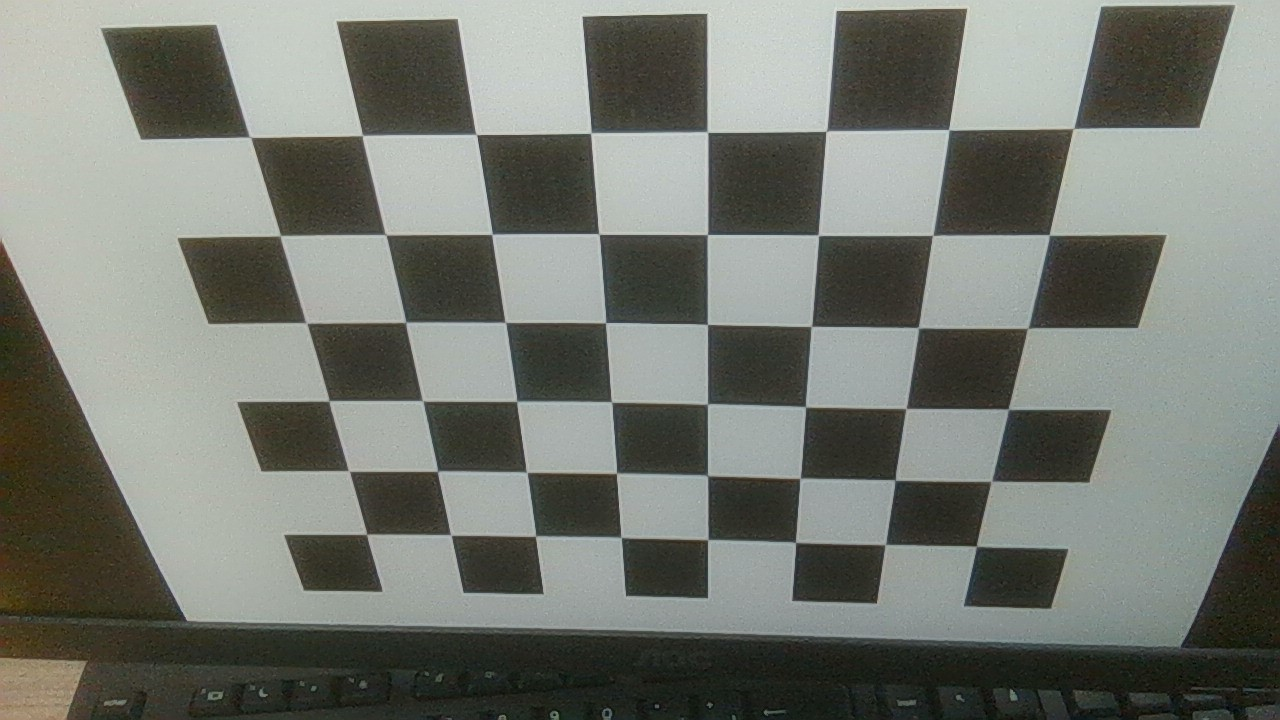
#> input picture couleur/Photos/Echiquier/photo_echiquier.jpg, 1280 x 720 px; its folder holds only this picture in this run
$ python echiquier_question_12.py
#> lines starting #> are read from the running program, lines starting #| are printed output that depends on the picture; after the words box and inside, x2 and y2 are one past the last pixel; in counts of white or black regions, pixels touching at a corner belong together; long printed decimals are rounded
import cv2
import numpy as np
import glob
import os

# Dimensions du damier (nb coins intérieurs)
CHECKERBOARD = (8, 6)

# Préparation des points 3D du damier (Z=0)
objp = np.zeros((CHECKERBOARD[0]*CHECKERBOARD[1], 3), np.float32)
objp[:, :2] = np.mgrid[0:CHECKERBOARD[0], 0:CHECKERBOARD[1]].T.reshape(-1, 2)

objpoints = []  # points 3D
imgpoints = []  # points 2D

# Création du dossier pour sauvegarder les images avec coins détectés
output_folder = "output_corners"
os.makedirs(output_folder, exist_ok=True)

images = glob.glob("Photos/Echiquier/*.jpg")

for fname in images:
    img = cv2.imread(fname)
#> img is the input picture: shape (720, 1280, 3); mean B, G, R 113.9, 121.4, 117.8
    gray = cv2.cvtColor(img, cv2.COLOR_BGR2GRAY)
    ret, corners = cv2.findChessboardCorners(gray, CHECKERBOARD, None)
#> ret = True; corners = 48 rows, first 8: [251.1, 137.5], [362.7, 135.4], [476.5, 134.6], [590.5, 133.3], [707.7, 132.4], [825.7, 131.5], [948.6, 129.6], [1073.5, 128.5]

    if ret:
        objpoints.append(objp)
        imgpoints.append(corners)

        # Dessine les coins détectés
        cv2.drawChessboardCorners(img, CHECKERBOARD, corners, ret)
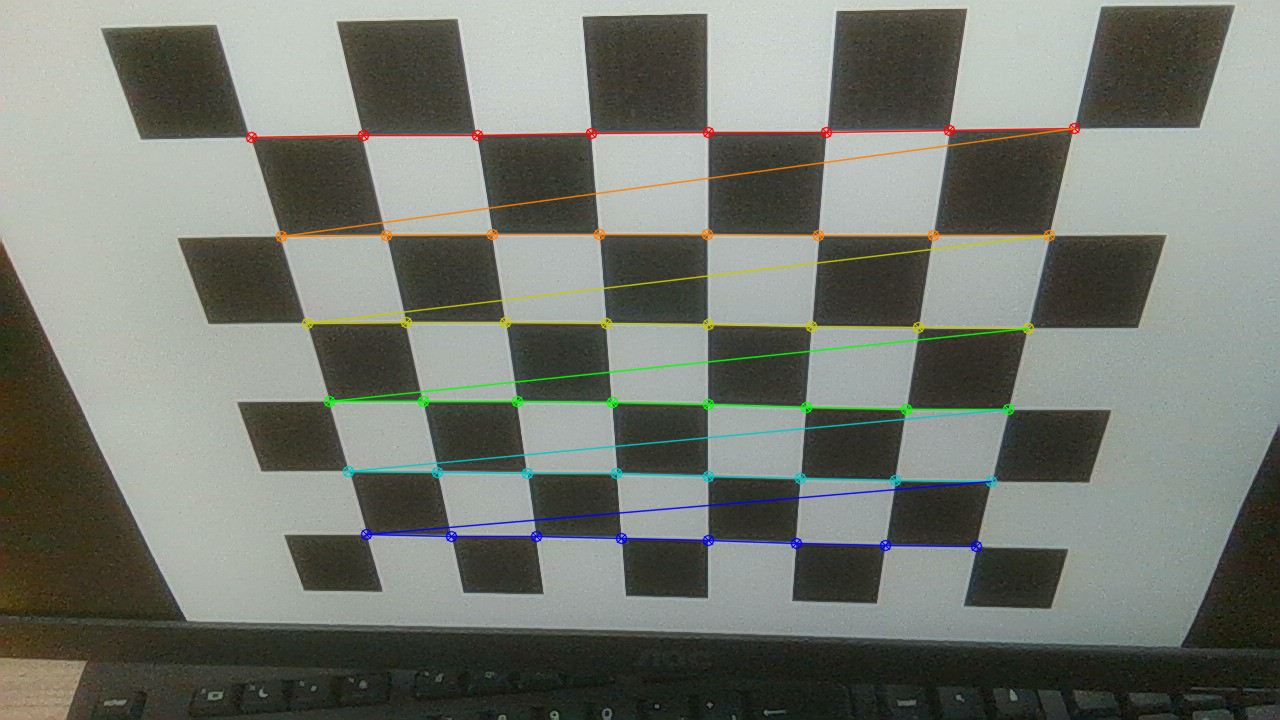
#> img: shape (720, 1280, 3); 2.94% of pixels changed, all inside (x1, y1, x2, y2) = (245, 122, 1081, 553)

        # Sauvegarde l'image annotée
        basename = os.path.basename(fname)
        save_path = os.path.join(output_folder, f"corners_{basename}")
        cv2.imwrite(save_path, img)
        print(f"[OK] Coins détectés sur {basename}, sauvegardé dans {save_path}")
    else:
        print(f"[X] Échec détection coins sur {fname}")

# Calibration
ret, mtx, dist, rvecs, tvecs = cv2.calibrateCamera(
    objpoints, imgpoints, gray.shape[::-1], None, None
)
#> ret = 0.722; mtx = [[917.3, 0, 634.1], [0, 976.5, 228.3], [0, 0, 1]]; dist = [[0.138, -0.184, 0.00328, -0.00122, -0.658]]; rvecs = ([0.598, 0.0732, -0.0245],); tvecs = ([-3.36, -0.764, 8.18],)

print("\nMatrice intrinsèque :\n", mtx)
#| Matrice intrinsèque :
#|  [[917.347   0.         634.138 ]
#|  [  0.         976.461 228.255 ]
#|  [  0.           0.           1.        ]]
print("Coefficients de distorsion :\n", dist)
#| Coefficients de distorsion :
#|  [[ 0.1376  -0.184  0.003284 -0.001221 -0.6575]]


# Exemple : estimer distance d'une balle avec affichage
def estimate_distance_ball(image_path, mtx, dist, real_diameter_cm):
#> called with image_path = 'Photos/photo20.jpg', mtx = array of shape (3, 3), dist = array of shape (1, 5), real_diameter_cm = 4
    img = cv2.imread(image_path)
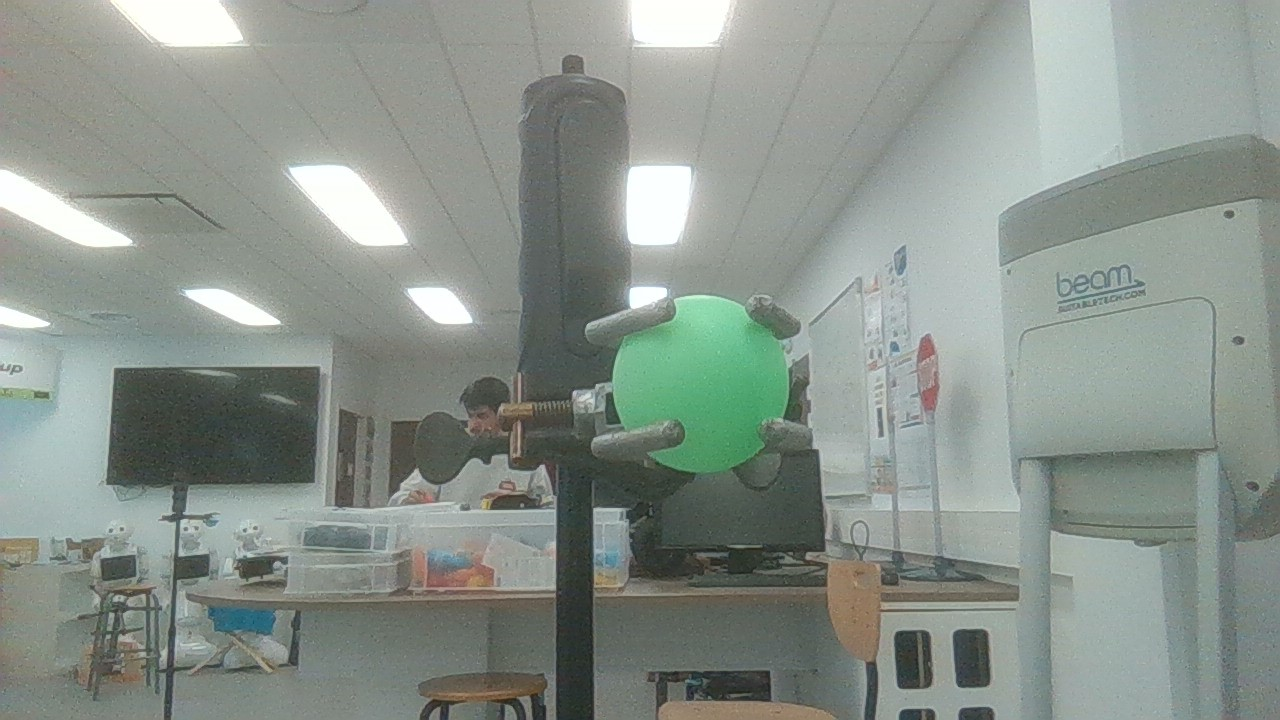
#> input picture couleur/Photos/photo20.jpg, 1280 x 720 px
#> img is the input picture: shape (720, 1280, 3); mean B, G, R 139.8, 147, 138.1
    undistorted = cv2.undistort(img, mtx, dist, None, mtx)

    hsv = cv2.cvtColor(undistorted, cv2.COLOR_BGR2HSV)
#> hsv: shape (720, 1280, 3); mean H, S, V 61.9, 21.9, 147.5
    mask = cv2.inRange(hsv, (40, 50, 50), (80, 255, 255))  # vert
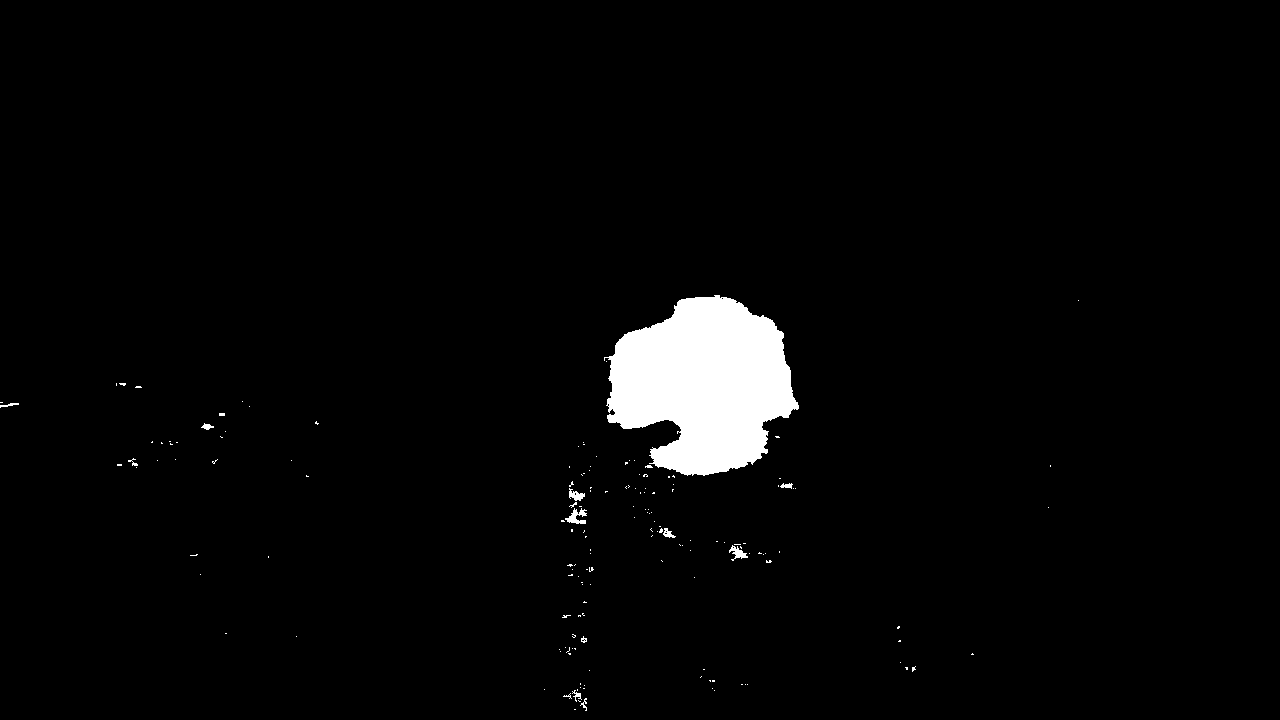
#> mask: shape (720, 1280); 2.7% white; 163 white regions (151 under 20 px)
    contours, _ = cv2.findContours(mask, cv2.RETR_EXTERNAL, cv2.CHAIN_APPROX_SIMPLE)
#> contours = 163 contours, 154 with area under 20; largest, box (x1, y1, x2, y2) and area: (604, 295, 799, 476) 23623, (565, 508, 587, 524) 130, (729, 545, 748, 561) 94, (569, 488, 585, 501) 88, (663, 528, 676, 538) 50

    if contours:
        cnt = max(contours, key=cv2.contourArea)
#> cnt = contour of 431 points, box (x1, y1, x2, y2) (604, 295, 799, 476), area 23623
        (x, y), radius = cv2.minEnclosingCircle(cnt)
#> x = 700.8; y = 383.1; radius = 100.3
        d_px = 2 * radius
#> d_px = 200.6
        f = (mtx[0, 0] + mtx[1, 1]) / 2  # focale moyenne en pixels
#> f = 946.9
        distance = (f * real_diameter_cm) / d_px
#> distance = 18.88

        center = (int(x), int(y))
#> center = (700, 383)
        cv2.circle(undistorted, center, int(radius), (0, 255, 0), 2)  # cercle autour de la balle
        cv2.putText(
            undistorted,
            f"{distance:.1f} cm",
            (center[0] - 40, center[1] - 20),
            cv2.FONT_HERSHEY_SIMPLEX,
            0.8,
            (0, 0, 255),
            2,
        )
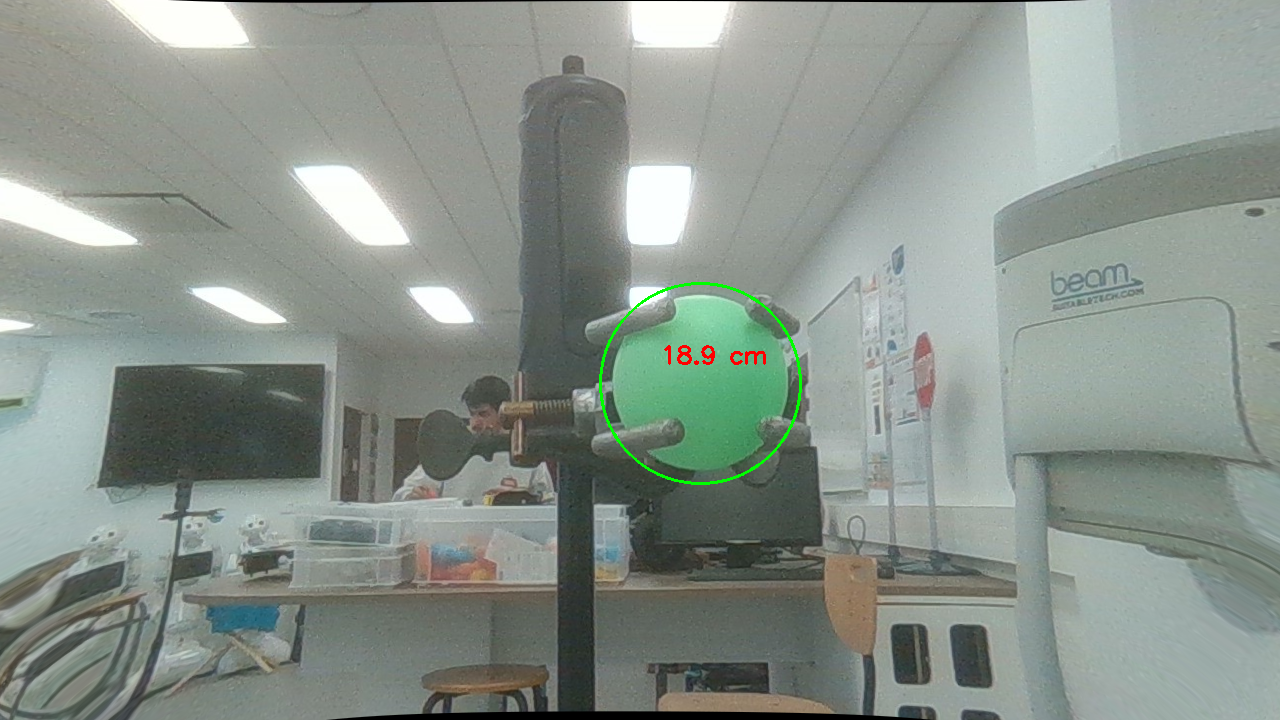
#> undistorted: shape (720, 1280, 3); mean B, G, R 139.5, 147.1, 137.7

        print(f"Diamètre: {d_px:.1f}px -> Distance estimée: {distance:.1f} cm")
#| Diamètre: 200.6px -> Distance estimée: 18.9 cm

    cv2.imshow("Estimation Distance", undistorted)
    cv2.waitKey(0)
    cv2.destroyAllWindows()


# --- TEST ---
if __name__ == "__main__":
    test_image = "Photos/photo20.jpg"  # à modifier selon ton image
    estimate_distance_ball(test_image, mtx, dist, real_diameter_cm=4.0)
